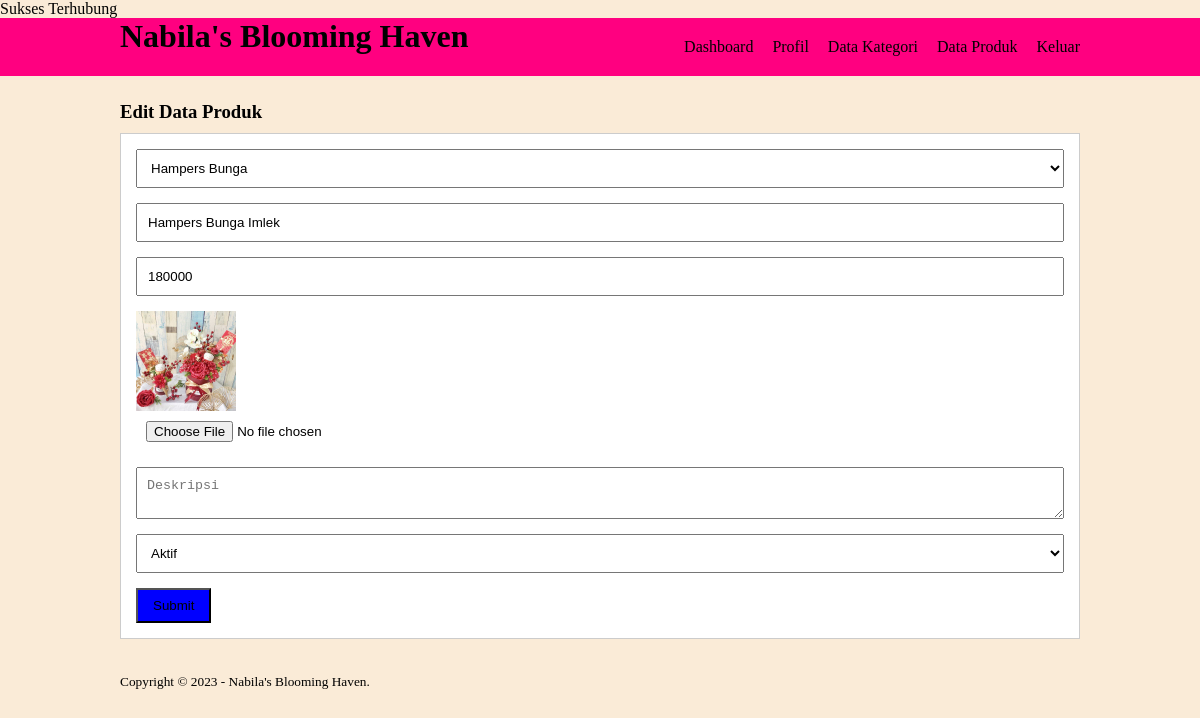
The app's page /edit-produk.php?id=29 (signed in) with its own data.
### tables this page shows
CREATE TABLE `tb_product` (
  `product_id` int(11) NOT NULL,
  `category_id` int(11) NOT NULL,
  `product_name` varchar(100) NOT NULL,
  `product_price` int(11) NOT NULL,
  `product_description` text NOT NULL,
  `product_image` varchar(100) NOT NULL,
  `product_satus` tinyint(1) NOT NULL,
  `data_create` timestamp NOT NULL DEFAULT CURRENT_TIMESTAMP
);

CREATE TABLE `tb_category` (
  `category_id` int(11) NOT NULL,
  `category_name` varchar(25) NOT NULL
);

### edit-produk.php (the view, shortened to what this page needs)
<?php
include 'db.php';
$produk = mysqli_query($conn, "SELECT * FROM tb_product WHERE product_id = '".$_GET['id']."' ");
$p = mysqli_fetch_object($produk);
?>
<!DOCTYPE html>
<html>
<head>
        <link rel="stylesheet" type="text/css" href="css/style.css">
</head>
<body>
    <header>
        <div class="container">
        <h1><a href="dashboard.php">Nabila's Blooming Haven</a></h1>
        <ul>
            <li><a href="dashboard.php">Dashboard</a></li>
            <li><a href="profil.php">Profil</a></li>
            <li><a href="data-kategori.php">Data Kategori</a></li>
            <li><a href="data-produk.php">Data Produk</a></li>
            <li><a href="keluar.php">Keluar</a></li>
</ul>
</div>
</header>
<div class="section">
    <div class="container">
        <h3>Edit Data Produk</h3>
        <div class="box">
            <form action="" method="POST" enctype="multipart/form-data">
                <select class="input-control" name="kategori" required>
                    <?php
                    $kategori = mysqli_query($conn, "SELECT * FROM tb_category ORDER BY category_id DESC");
                    while($r = mysqli_fetch_array($kategori)){
                    ?>
                    <option value="<?php echo $r['category_id'] ?>" <?php echo ($r['category_id'] == $p->category_id)? 'selected' : '';
                    ?>><?php echo $r['category_name'] ?></option>
                    <?php } ?>
                </select>
                <input type="text" name ="nama" class="input-control" placeholder="Nama Produk" value="<?php echo $p->product_name ?>" required>
                <input type="text" name ="harga" class="input-control" placeholder="Harga" value="<?php echo $p->product_price ?>"required>
                <img src="pproduk/<?php echo $p->product_image ?>"width="100px">
                <input type="file" name ="gambar" class="input-control">
                <textarea class="input-control" name="deskripsi"  placeholder="Deskripsi"><?php echo $p->product_description ?></textarea><br>
                <select class="input-control" name="satus">
                    <option value="1"  <?php echo ($p->product_satus == 1)? 'selected':''; ?>>Aktif</option>
                </select>
                <input type="submit" name="submit" value="Submit" class="btn">
</form>
</div>
</div>
</div>
<footer>
    <div class="container">
        <small>Copyright &copy; 2023 - Nabila's Blooming Haven.</small>
    </div>
</footer>
</body>
</html>

### css/style.css (style rules this page uses)
* { padding: 0; margin: 0; font-family: 'Quicksand' sans-serif; }
body { background-color: antiquewhite; }
* { color: inherit; text-decoration: none; }
.input-control { width: 100%; padding: 10px; margin-bottom: 15px; box-sizing: border-box; }
.btn { padding: 8px 15px; background-color: blue; color: black; border: none cursor: pointer; }
header { background-color: rgb(255, 0, 128); }
header h1 { float: left; padding: 10px, 0; }
header ul { float: right; }
header ul li { display: inline-block; }
header ul li a { padding: 20px 0 20px 15px; display: inline-block; }
.container { width: 80%; margin:0 auto; }
.container:after { content: ''; display: block; clear: both; }
.section { padding: 25px 0; }
.box { background-color: #fff; border: 1px solid #ccc; padding: 15px; box-sizing: border-box; margin: 10px 0; }

### records on screen
tb_product: kategori "Hampers Bunga", nama "Hampers Bunga Imlek", harga "180000", product_image (picture), satus "Aktif"
